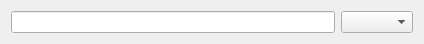
<?xml version="1.0" encoding="UTF-8"?>
<ui version="4.0">
 <class>MsgDataLineEdit</class>
 <widget class="QWidget" name="MsgDataLineEdit">
  <property name="geometry">
   <rect>
    <x>0</x>
    <y>0</y>
    <width>424</width>
    <height>40</height>
   </rect>
  </property>
  <property name="windowTitle">
   <string>Form</string>
  </property>
  <layout class="QHBoxLayout" name="horizontalLayout">
   <item>
    <widget class="QLineEdit" name="dataLineEdit"/>
   </item>
   <item>
    <widget class="QComboBox" name="numFormatComboBox"/>
   </item>
  </layout>
 </widget>
 <resources/>
 <connections/>
</ui>
